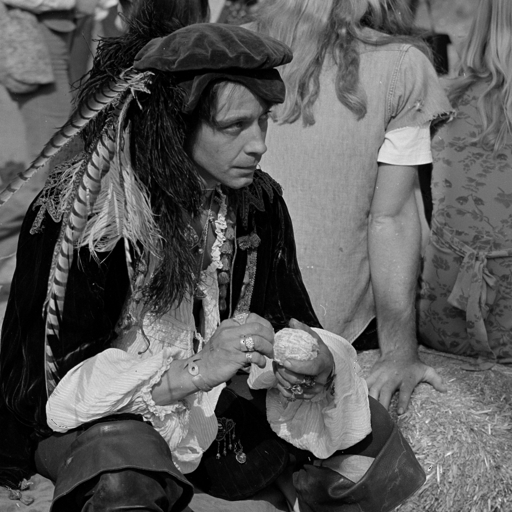
%> input picture 06_Spatial_domain_filtering/man.bmp, 512 x 512 px
$ octave demo.m   (GNU Octave 9; MATLAB toolbox functions it lacks are replaced by stand-ins)
%> lines starting %> are read from the running program, lines starting %| are printed output that depends on the picture
% An interactive demo to illustrate image filtering in spatial domain
% Author: Ruturaj Gavaskar (ruturaj.gavaskar@gmail.com)
%

clearvars; close all; clc;

f = double(imread('./man.bmp'));    % Input image
%> f: size 512x512 double; min 0, max 245, mean 89; mean of the top-left, top-right, bottom-left and bottom-right quarters 71.5, 117.3, 71.7, 95.5
sigma_gauss = 0.5;    % Standard dev. of Gaussian kernel
len_box = 1;          % Width of box kernel

F = fft2(f);          % DFT of f
F_amp = log(abs(fftshift(F)));  % Log-amplitude spectrum
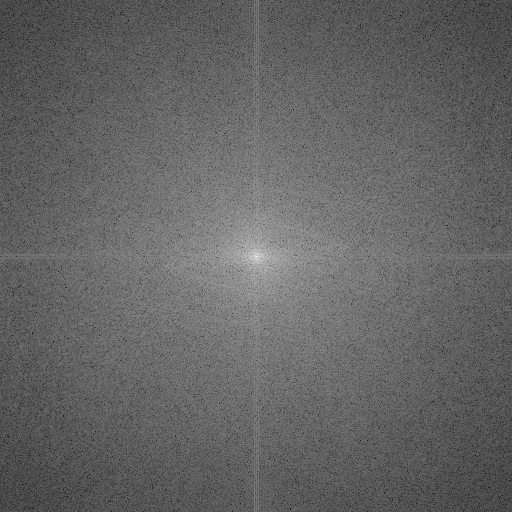
%> F_amp: size 512x512 double; min 2.38, max 16.97, mean 8.14; drawn with min black and max white
Fmin = min(F_amp(:)); Fmax = max(F_amp(:));
%> after `Fmin = min(F_amp(:))`: Fmin = 2.38
%> after `Fmax = max(F_amp(:))`: Fmax = 16.97
clims = [Fmin,Fmax];  % Color axis limits (used later)
%> clims = [2.38 16.97]

fprintf('Press w/s to increase/decrease kernel size.\n');
fprintf('Press t to toggle type of kernel.\n');

hf = figure('Name','Nyquist''s Sampling Theorem', ...
    'Units','Normalized',...
    'Position',[0,0,0.95,0.95],...
    'KeyPressFcn',@(~,event) setappdata(0,'c',event.Key), ...
    'KeyReleaseFcn',@(~,~) setappdata(0,'c',0));
subplot(2,2,1); imshow(uint8(f)); title('Input image');
subplot(2,2,2); imagesc(F_amp); title('Log-amplitude of DFT');
axis off; axis image; caxis(clims);
cb1 = colorbar; cb1.Limits = clims;

isGauss = true;
[g,G_amp,T] = getFilteredImg(f,true,sigma_gauss);

while(true)
% [41 lines not run here, left out]
function [g,G_amp,T] = getFilteredImg(f,isGauss,param)
%> called with isGauss = true, param = 0.5
% Filter an image (f) with specified kernel (gaussian or box) having given
% parameter (sigma for gaussian, length for box).
if(isGauss)
    sigma_gauss = param;
    len = ceil(6*sigma_gauss);                  % Kernel length
    if(mod(len,2)~=0), len = len+1; end         % Length must be odd
    [cc,rr] = meshgrid(-(len-1)/2:(len-1)/2);
    R2 = rr.^2 + cc.^2;
    ker = exp(-R2/(2*sigma_gauss^2));           % Gaussian kernel
    ker = ker/sum(ker(:));                      % Normalize
    T = ['Gaussian kernel, sigma=',num2str(sigma_gauss)];
else
    len_box = param;                            % Kernel length
    ker = ones(len_box)/(len_box*len_box);      % Box kernel
    T = ['Box kernel, length=',num2str(len_box)];
end
g = imfilter(f,ker);    % Filter the image (requires image processing toolbox)
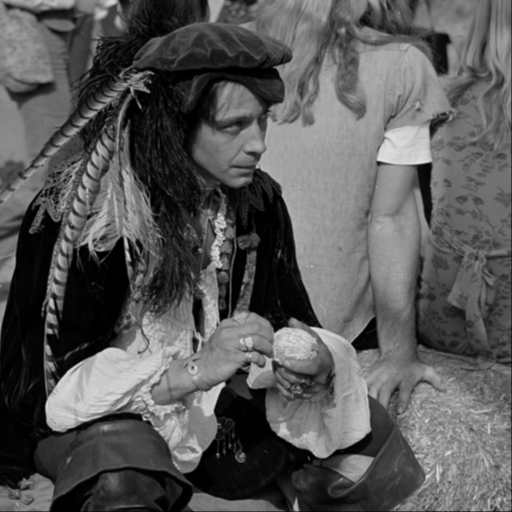
%> g: size 512x512 double; min 0, max 229.7, mean 88.8
G = fft2(g);            % DFT of filtered image
G_amp = log(abs(fftshift(G)));     % Log-amplitude spectrum
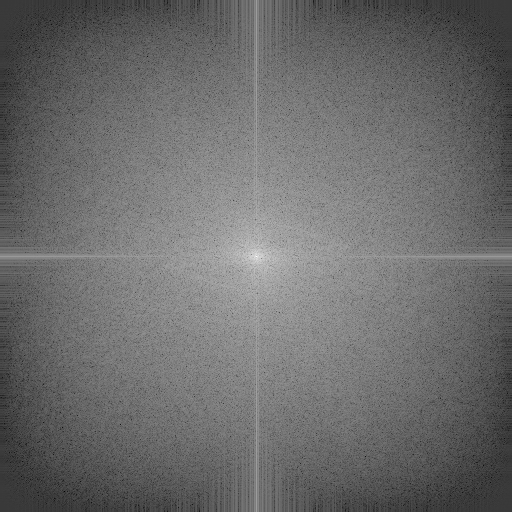
%> G_amp: size 512x512 double; min -0.506, max 16.96, mean 6.89; drawn with min black and max white
%> `[g,G_amp,T] = getFilteredImg(f,true,sigma_gauss);`: T = 'Gaussian kernel, sigma=0.5'
%> the run ends on the next line

end
